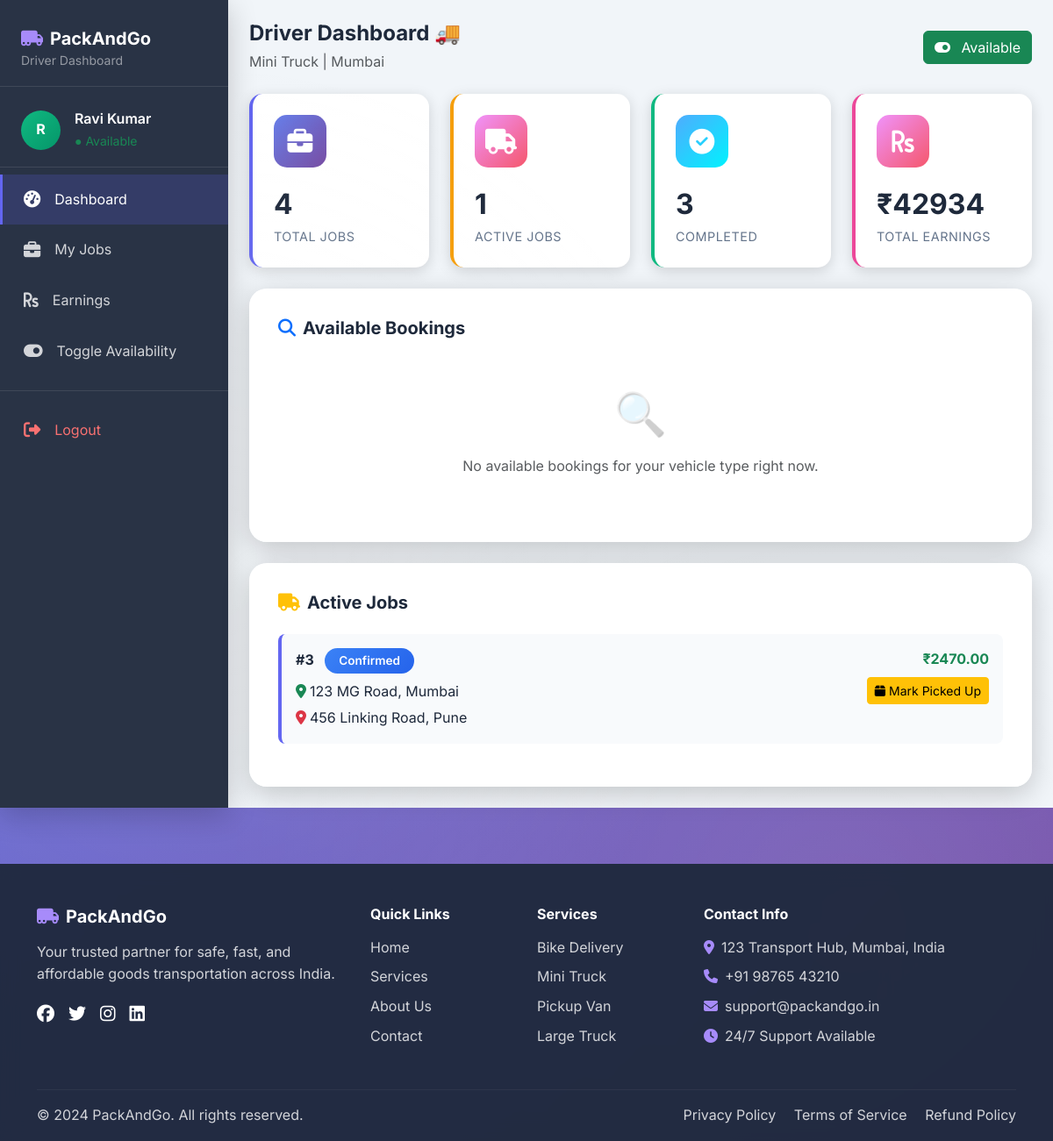
The page /driver/dashboard/ (signed in) on the database as committed earlier.
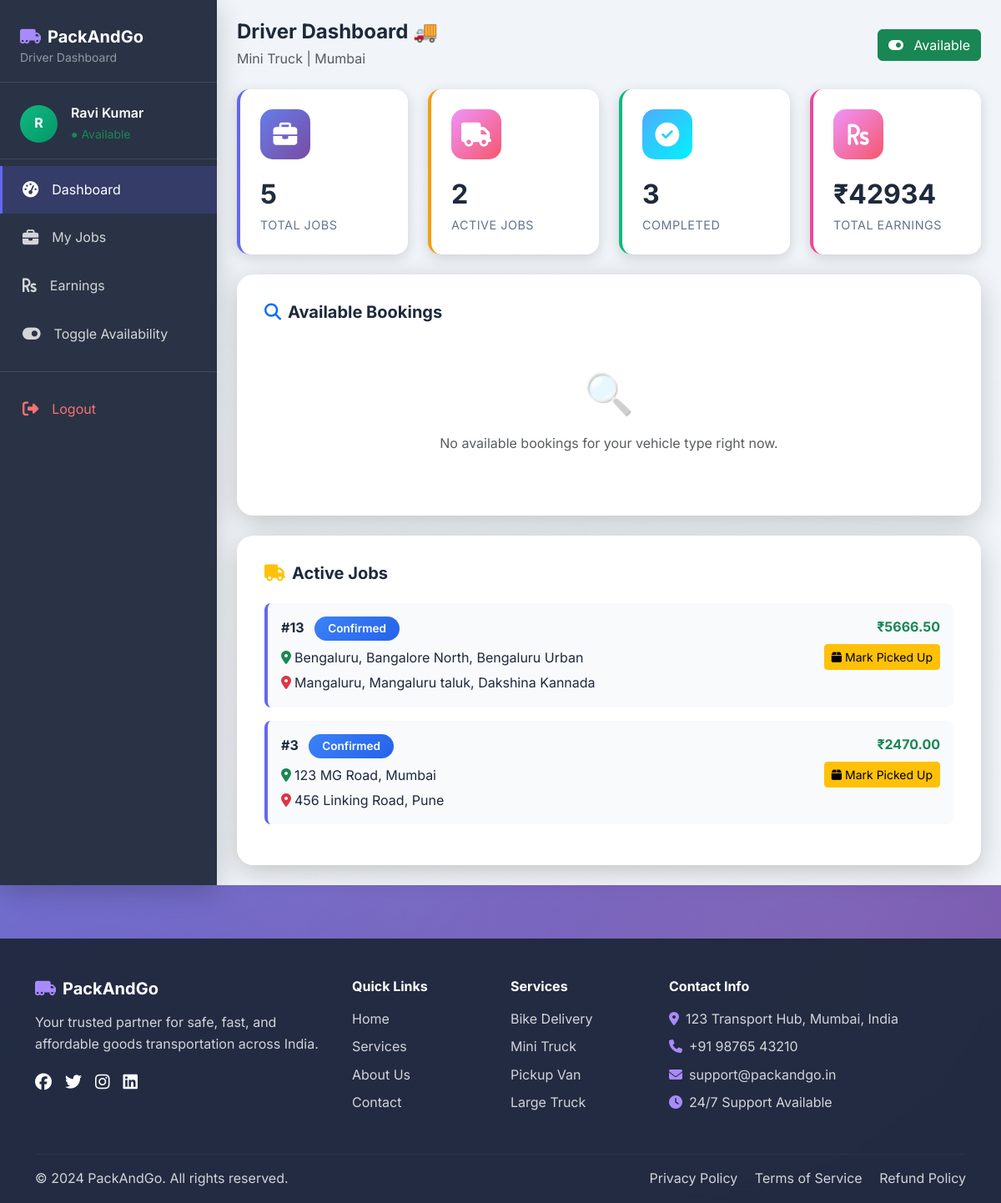
The same page on the database as committed later.
### core/models.py (models this page shows, shortened)
class Booking(models.Model):
    STATUS_CHOICES = [
        ('pending', 'Pending'),
        ('confirmed', 'Confirmed'),
        ('picked_up', 'Picked Up'),
        ('in_transit', 'In Transit'),
        ('delivered', 'Delivered'),
        ('cancelled', 'Cancelled'),
    ]
    user = models.ForeignKey(User, on_delete=models.CASCADE, related_name='bookings')
    driver = models.ForeignKey(Driver, on_delete=models.SET_NULL, null=True, blank=True, related_name='jobs')
    pickup_location = models.CharField(max_length=255)
    drop_location = models.CharField(max_length=255)
    pickup_city = models.CharField(max_length=100, blank=True)
    drop_city = models.CharField(max_length=100, blank=True)
    item_description = models.TextField()
    vehicle_type = models.CharField(max_length=20, choices=VEHICLE_CHOICES)
    booking_date = models.DateField()
    delivery_date = models.DateField(null=True, blank=True)
    status = models.CharField(max_length=20, choices=STATUS_CHOICES, default='pending')
    estimated_price = models.DecimalField(max_digits=10, decimal_places=2, default=0)
    distance_km = models.DecimalField(max_digits=8, decimal_places=2, default=0)
    item_image = models.ImageField(upload_to='bookings/', blank=True, null=True)
    special_instructions = models.TextField(blank=True)
    created_at = models.DateTimeField(auto_now_add=True)
    updated_at = models.DateTimeField(auto_now=True)
    class Meta:
        ordering = ['-created_at']

### core/views.py (the view)
# urls.py: path('driver/dashboard/', views.driver_dashboard, name='driver_dashboard'),
@driver_required
def driver_dashboard(request):
    driver = request.user.driver_profile
    jobs = Booking.objects.filter(driver=driver)
    active_jobs = jobs.filter(status__in=['confirmed', 'picked_up', 'in_transit'])
    recent_jobs = jobs.order_by('-created_at')[:5]
    stats = {
        'total_jobs': jobs.count(),
        'active_jobs': active_jobs.count(),
        'completed_jobs': jobs.filter(status='delivered').count(),
        'total_earnings': driver.total_earnings,
        'rating': driver.rating,
    }
    available_bookings = Booking.objects.filter(
        status='pending',
        vehicle_type=driver.vehicle_type,
        driver__isnull=True
    ).order_by('-created_at')[:10]
    return render(request, 'driver/dashboard.html', {
        'driver': driver,
        'stats': stats,
        'active_jobs': active_jobs,
        'recent_jobs': recent_jobs,
        'available_bookings': available_bookings,
    })

### core/views.py (called while the page is built)
def driver_required(view_func):
    @functools.wraps(view_func)
    def wrapper(request, *args, **kwargs):
        if not request.user.is_authenticated:
            return redirect('login')
        try:
            driver = request.user.driver_profile
            if driver.status != 'approved':
                messages.error(request, 'Your driver account is pending approval.')
                return redirect('login')
        except Driver.DoesNotExist:
            messages.error(request, 'Driver profile not found.')
            return redirect('login')
        return view_func(request, *args, **kwargs)
    return wrapper

### templates/driver/dashboard.html (shortened to what the changed rows need)
{% extends 'base.html' %}
{% block content %}
<div class="d-flex" style="min-height: 100vh; background: #f1f5f9;">
    <div class="flex-grow-1 p-4">
        <div class="row g-4 mb-4">
            <div class="col-md-3 col-sm-6">
                <div class="stat-card">
                    <div class="stat-icon primary"><i class="fas fa-briefcase"></i></div>
                    <div class="stat-value">{{ stats.total_jobs }}</div>
                    <div class="stat-label">Total Jobs</div>
                </div>
            </div>
            <div class="col-md-3 col-sm-6">
                <div class="stat-card" style="border-left-color: #f59e0b;">
                    <div class="stat-icon warning"><i class="fas fa-truck"></i></div>
                    <div class="stat-value">{{ stats.active_jobs }}</div>
                    <div class="stat-label">Active Jobs</div>
                </div>
            </div>
        </div>
        {% if active_jobs %}
        <div class="glass-card">
            {% for job in active_jobs %}
            <div class="p-3 rounded-3 mb-3" style="background: #f8fafc; border-left: 4px solid #6366f1;">
                <div class="d-flex justify-content-between align-items-start">
                    <div>
                        <strong>#{{ job.id }}</strong>
                        <span class="badge badge-{{ job.status }} badge-custom ms-2">{{ job.get_status_display }}</span>
                        <p class="mb-1 mt-2">
                            <i class="fas fa-map-marker-alt text-success me-1"></i>{{ job.pickup_location }}
                        </p>
                        <p class="mb-0">
                            <i class="fas fa-map-marker-alt text-danger me-1"></i>{{ job.drop_location }}
                        </p>
                    </div>
                    <div class="text-end">
                        <div class="fw-bold text-success">₹{{ job.estimated_price }}</div>
                        <div class="mt-2">
                            {% if job.status == 'confirmed' %}
                            <button type="button"
                                class="btn btn-sm btn-warning status-btn"
                                data-job-id="{{ job.id }}"
                                data-new-status="picked_up"
                                data-label="Mark as Picked Up"
                                data-icon="fas fa-box">
                                <i class="fas fa-box me-1"></i>Mark Picked Up
                            </button>
                            {% endif %}
                        </div>
                    </div>
                </div>
            </div>
            {% endfor %}
        </div>
        {% endif %}
    </div>
</div>
{% endblock %}

Rows that differ between the two databases and show on the page:
added Booking: id "13", status "Confirmed", pickup_location "Bengaluru, Bangalore North, Bengaluru Urban", drop_location "Mangaluru, Mangaluru taluk, Dakshina Kannada", estimated_price "5666.50"
Other text that changed with them:
{{ stats.total_jobs }}: "4" → "5"
{{ stats.active_jobs }}: "1" → "2"
